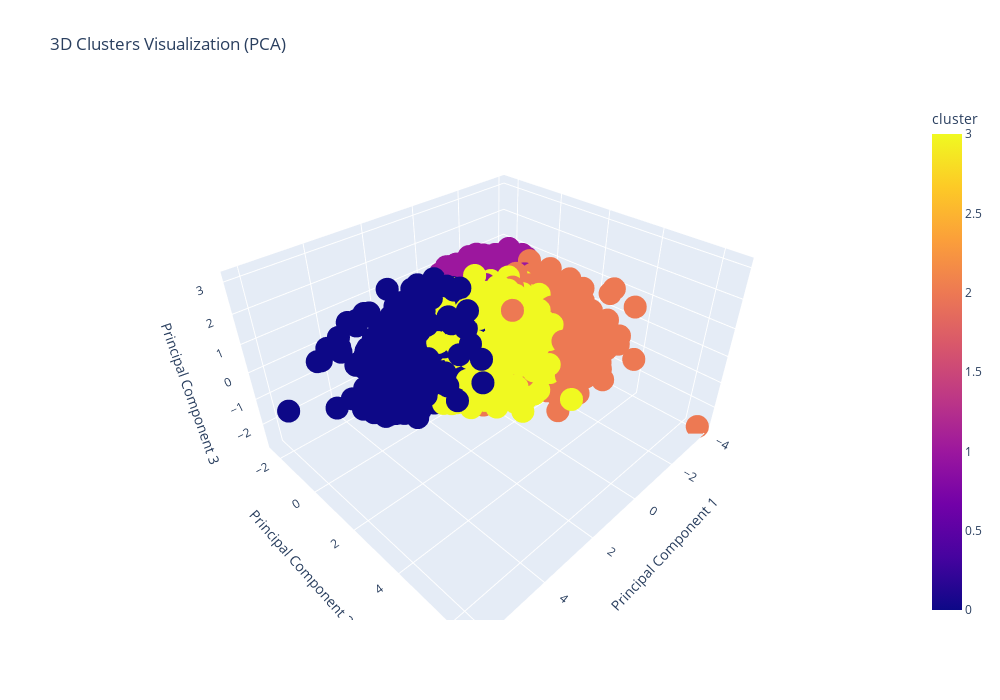

Notebook code cell kept with this figure:
### Code cell
import plotly.express as px

# Ensure PCA transformation to 3 components is done
pca_3d = PCA(n_components=3)
pca_features_3d = pca_3d.fit_transform(normalized_features)

# Add components to DataFrame
spotify_data['PC1'] = pca_features_3d[:, 0]
spotify_data['PC2'] = pca_features_3d[:, 1]
spotify_data['PC3'] = pca_features_3d[:, 2]

# Create a DataFrame with PCA components and cluster labels
plot_data = spotify_data[['PC1', 'PC2', 'PC3', 'cluster']]

# Plot interactive 3D scatter plot
fig = px.scatter_3d(
    plot_data,
    x='PC1',
    y='PC2',
    z='PC3',
    color='cluster',
    title='3D Clusters Visualization (PCA)',
    labels={'PC1': 'Principal Component 1', 'PC2': 'Principal Component 2', 'PC3': 'Principal Component 3'},
    width=1000,  # Specify the width of the plot
    height=700   # Specify the height of the plot
)

# Show the plot
fig.show()

### Figure 1 — Plotly figure (JSON) as saved in the notebook; plotly's stock layout.template omitted (floating-point values rounded to 4 significant figures; data arrays with more than 128 entries replaced by an {"elided": "..."} marker saying what was removed)
{"data": [{"hovertemplate": "Principal Component 1=%{x}<br>Principal Component 2=%{y}<br>Principal Component 3=%{z}<br>cluster=%{marker.color}<extra></extra>", "legendgroup": "", "marker": {"color": {"elided": "5235 int values"}, "coloraxis": "coloraxis", "symbol": "circle"}, "mode": "markers", "name": "", "scene": "scene", "showlegend": false, "type": "scatter3d", "x": {"elided": "5235 float values"}, "y": {"elided": "5235 float values"}, "z": {"elided": "5235 float values"}}], "layout": {"coloraxis": {"colorbar": {"title": {"text": "cluster"}}, "colorscale": [[0, "#0d0887"], [0.1111, "#46039f"], [0.2222, "#7201a8"], [0.3333, "#9c179e"], [0.4444, "#bd3786"], [0.5556, "#d8576b"], [0.6667, "#ed7953"], [0.7778, "#fb9f3a"], [0.8889, "#fdca26"], [1, "#f0f921"]]}, "height": 700, "legend": {"tracegroupgap": 0}, "scene": {"domain": {"x": [0, 1], "y": [0, 1]}, "xaxis": {"title": {"text": "Principal Component 1"}}, "yaxis": {"title": {"text": "Principal Component 2"}}, "zaxis": {"title": {"text": "Principal Component 3"}}}, "title": {"text": "3D Clusters Visualization (PCA)"}, "width": 1000}}
